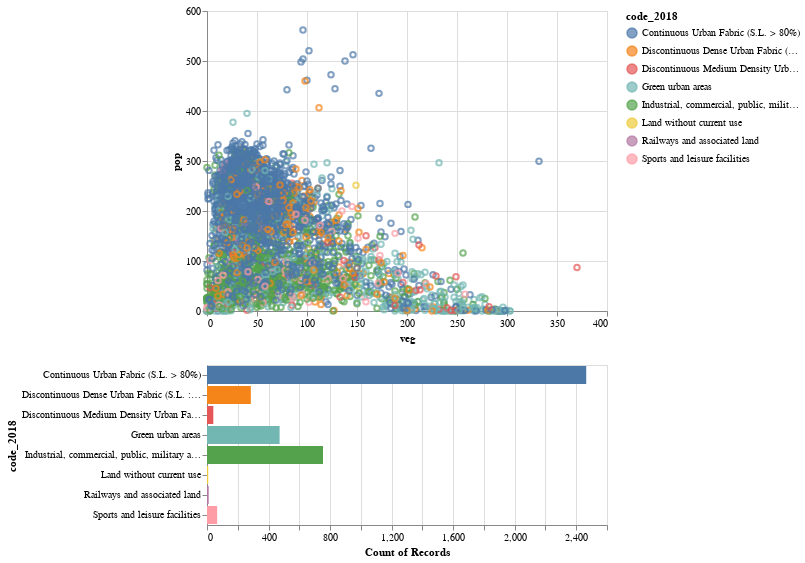

Here is the notebook cell this chart was saved with:
### Code cell
import altair as alt
athens_features['code_2018'] = athens_features['code_2018'].astype(int).map(URBAN_ATLAS_LAND_USE)
brush = alt.selection(type='interval')
points = alt.Chart(athens_features).mark_point().encode(
    x='veg',
    y='pop',
    color = alt.condition(brush, 'code_2018', alt.value('lightgray'))
).add_selection(
    brush
)
bars = alt.Chart(athens_features).mark_bar().encode(
    y = 'code_2018',
    color = 'code_2018',
    x = 'count(code_2018)'    
).transform_filter(
    brush
)
points & bars

### Figure 1 — Vega-Lite specification as saved in the notebook (floating-point values rounded to 4 significant figures; data arrays with more than 128 entries replaced by an {"elided": "..."} marker saying what was removed)
{"config": {"view": {"continuousWidth": 400, "continuousHeight": 300}}, "vconcat": [{"mark": "point", "encoding": {"color": {"condition": {"field": "code_2018", "type": "nominal", "selection": "selector005"}, "value": "lightgray"}, "x": {"field": "veg", "type": "quantitative"}, "y": {"field": "pop", "type": "quantitative"}}, "selection": {"selector005": {"type": "interval"}}}, {"mark": "bar", "encoding": {"color": {"field": "code_2018", "type": "nominal"}, "x": {"aggregate": "count", "field": "code_2018", "type": "nominal"}, "y": {"field": "code_2018", "type": "nominal"}}, "transform": [{"filter": {"selection": "selector005"}}]}], "data": {"name": "data-7b79d47ffed5e0917b0250c25128263d"}, "$schema": "https://vega.github.io/schema/vega-lite/v4.17.0.json", "datasets": {"data-7b79d47ffed5e0917b0250c25128263d": {"elided": "4102 records"}}}
